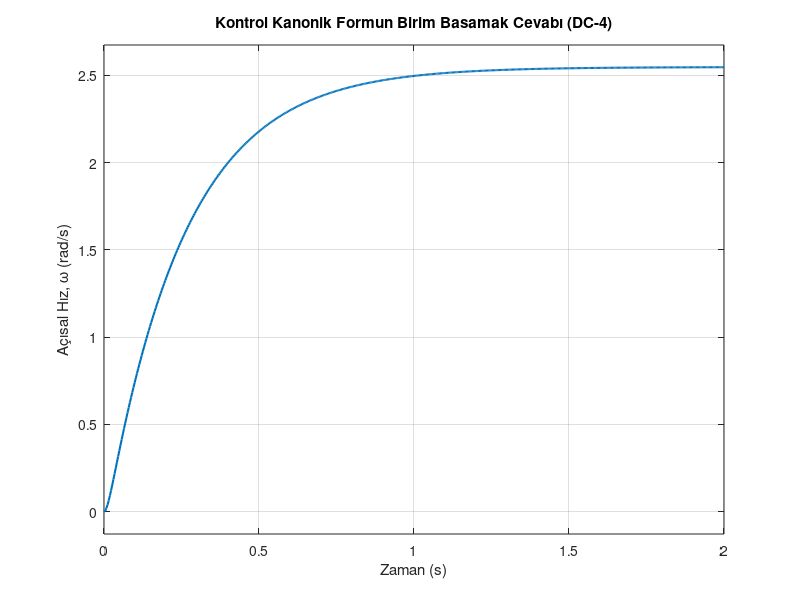
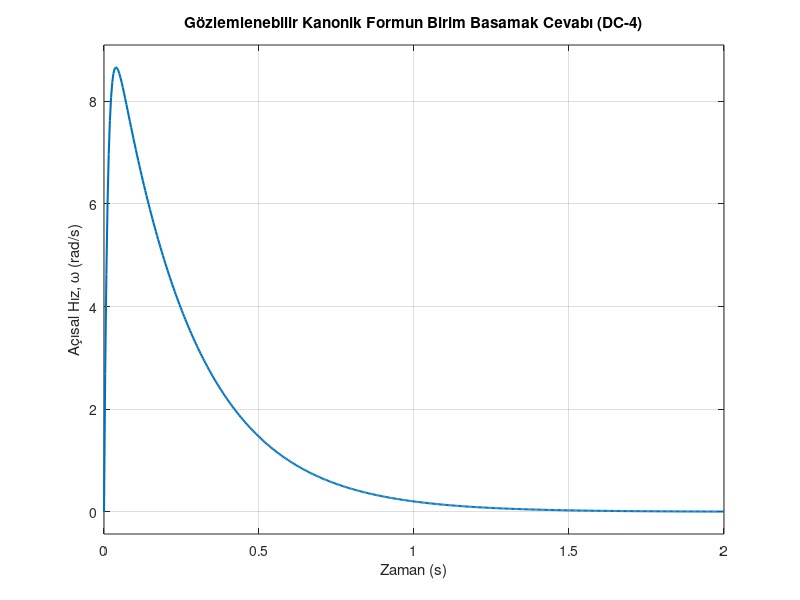
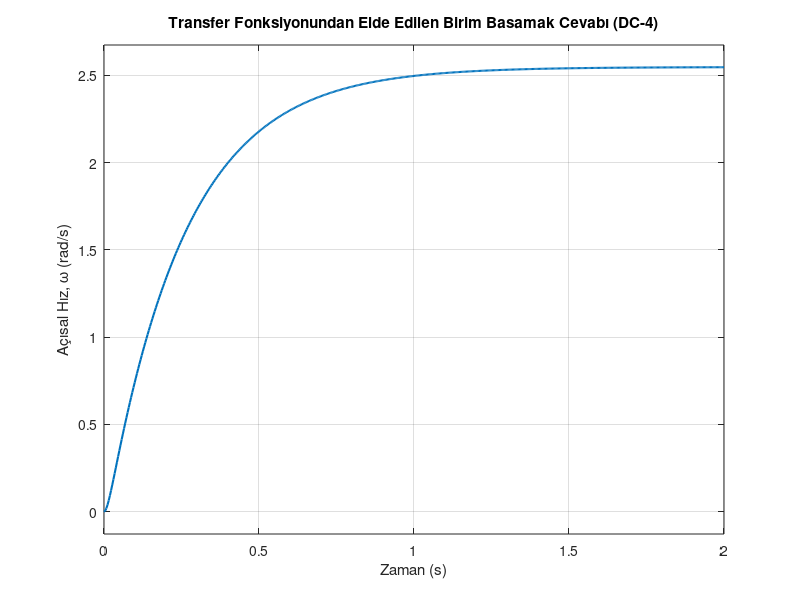

Source code (MATLAB) for these figures, in order:
% Kontrol Kanonik Form (senin analitik bulduğun matrislerle)
Ac = [0 1; -327.0833 -86.4583];
Bc = [0; 1];
Cc = [833.3333 0];
Dc = 0;

sys_cc = ss(Ac,Bc,Cc,Dc);

figure;
step(sys_cc); grid on;
h = findall(gcf,'Type','line');
set(h,'LineWidth',1.5);

xlabel('Zaman (s)');
ylabel('Açısal Hız, \omega (rad/s)');
title('Kontrol Kanonik Formun Birim Basamak Cevabı (DC-4)');

% Gözlemlenebilir Kanonik Form (senin analitik matrislerin)
Ao = [-86.4583 1; -327.0833 0];
Bo = [833.3333; 0];
Co = [1 0];
Do = 0;

sys_oc = ss(Ao,Bo,Co,Do);
 


figure;
step(sys_oc); grid on;
h = findall(gcf,'Type','line');
set(h,'LineWidth',1.5);

xlabel('Zaman (s)');
ylabel('Açısal Hız, \omega (rad/s)');
title('Gözlemlenebilir Kanonik Formun Birim Basamak Cevabı (DC-4)');

% Transfer fonksiyonu (DC-4)
G = tf(0.08, [0.000096 0.0083 0.0314]);

figure;
step(G); grid on;
h = findall(gcf,'Type','line');
set(h,'LineWidth',1.5);

xlabel('Zaman (s)');
ylabel('Açısal Hız, \omega (rad/s)');
title('Transfer Fonksiyonundan Elde Edilen Birim Basamak Cevabı (DC-4)');
